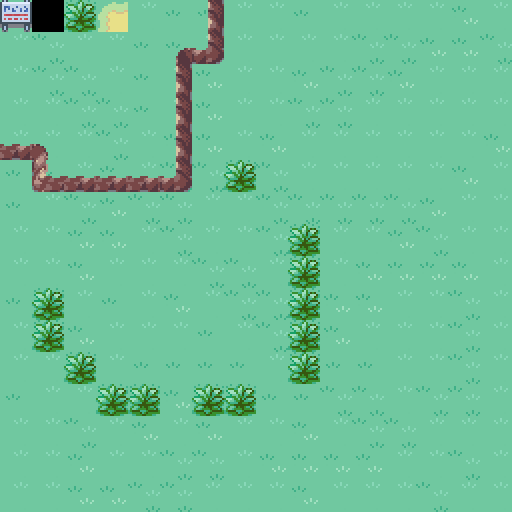

Tiled map render using the project's own tile images. Description and the map definition, with tile-layer contents summarised, below:
An orthogonal 16x16 tile map with 32x32 px tiles, 2 tile layers (Tile Layer 1, Tile Layer 2).

<map version="1.0" orientation="orthogonal" width="16" height="16" tilewidth="32" tileheight="32">
 <tileset firstgid="1" name="Outside" tilewidth="32" tileheight="32">
  <image source="../Graphics/Tilesets/Outside.png" width="256" height="31968" />
 </tileset>
 <layer name="Tile Layer 1" width="16" height="16">
  <data>[256 cells, 255 non-empty, 6 distinct tile ids]</data>
 </layer>
 <layer name="Tile Layer 2" width="16" height="16">
  <data>[256 cells, 14 non-empty, 7 distinct tile ids]</data>
 </layer>
</map>
